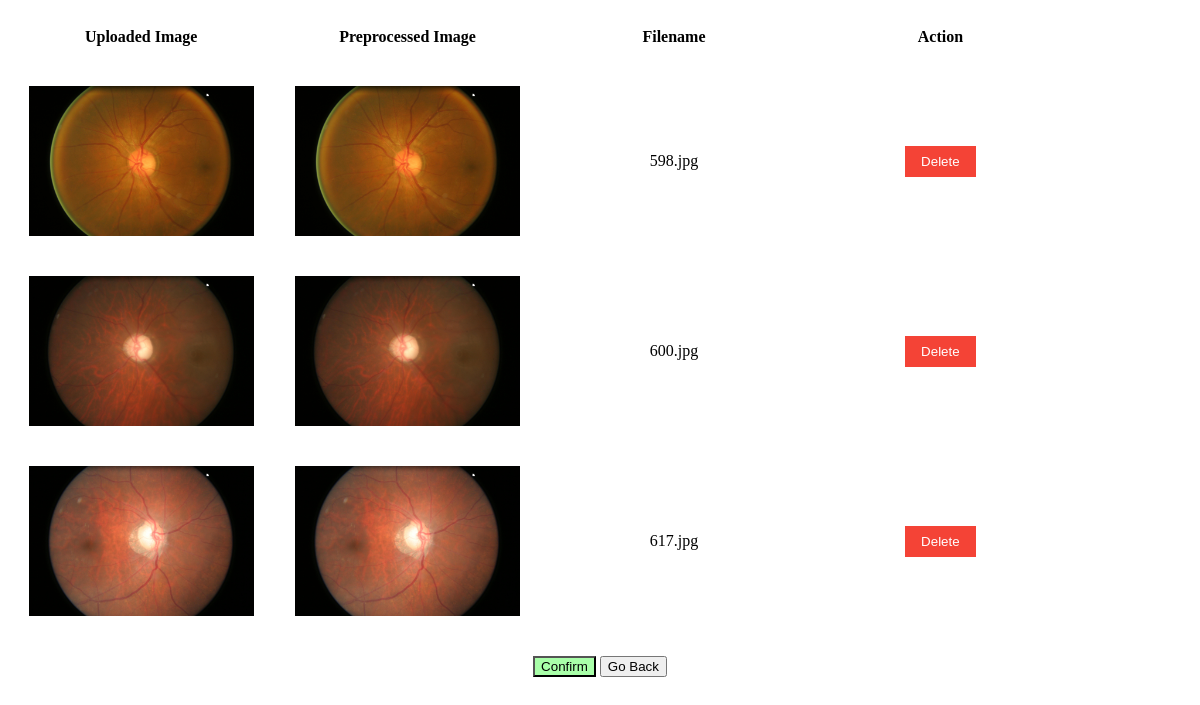
The page /review/ (signed in) on the database its author committed.
### capstone_UI_app/models.py (models this page shows)
class UploadedImage(models.Model):
    image = models.ImageField(upload_to='images/')
    upload_date = models.DateTimeField(auto_now_add=True)

class PreprocessedImage(models.Model):
    original_image = models.OneToOneField(UploadedImage, on_delete=models.CASCADE, related_name='preprocessed_image')
    image = models.ImageField(upload_to='preprocessed_images/')

### capstone_UI_app/views.py (the view)
# urls.py: path('review/',views.review_view, name="review"),
@login_required(login_url='/')
def review_view(request):
    all_images = UploadedImage.objects.prefetch_related('preprocessed_image').all()
    context = {'images': all_images}
    return render(request, 'review.html', context)

### capstone_UI_app/templates/review.html (shortened to what this page needs)
<div id="content">
  <table>
    <thead>
      <tr>
        <th>Uploaded Image</th>
        <th>Preprocessed Image</th>
        <th>Filename</th>
        <th>Action</th>
      </tr>
    </thead>
    <tbody>
      {% for image in images %}
      <tr>
        <td><img class="review-img" src="{{ image.image.url }}" alt="Uploaded Image"></td>
        <td><img class="review-img" src="{{ image.preprocessed_image.image.url }}" alt="Preprocessed Image"></td>
        <td>{{ image.image.name|cut:"images/" }}</td>
        <td>
          <button class="remove-btn" hx-post="{% url 'delete_image_review' image.id %}"
                  hx-swap="outerHTML" hx-target="#content">
            Delete
          </button>
        </td>
      </tr>
      {% endfor %}
    </tbody>
  </table>
  <div style="text-align: center; margin-top: 20px;">
    <button
      style="background-color: rgb(169, 255, 169);"
      type="button"
      hx-post="{% url 'run_inference' %}"
      hx-trigger="click"
      hx-swap="outerHTML"
      hx-target="#content"
      >
      Confirm
    </button>
    <button
      type="button"
      hx-post="{% url 'preprocess' %}"
      hx-trigger="click"
      hx-swap="outerHTML"
      hx-target="#content"
      >
      Go Back
    </button>
  </div>
</div>

### capstone_UI_app/templates/review.html (style rules this page uses)
table { width: 90%; border-collapse: collapse; text-align: center; table-layout: fixed; }
th, td { padding: 20px; border: none; }
.remove-btn { background-color: #f44336; color: white; border: none; padding: 8px 16px; cursor: pointer; }
.review-img { width: auto; height: 150px; max-width: none; }

### rows shown on the page
UploadedImage: image (picture), preprocessed_image.image (picture), image.name "598.jpg"
UploadedImage: image (picture), preprocessed_image.image (picture), image.name "600.jpg"
UploadedImage: image (picture), preprocessed_image.image (picture), image.name "617.jpg"
